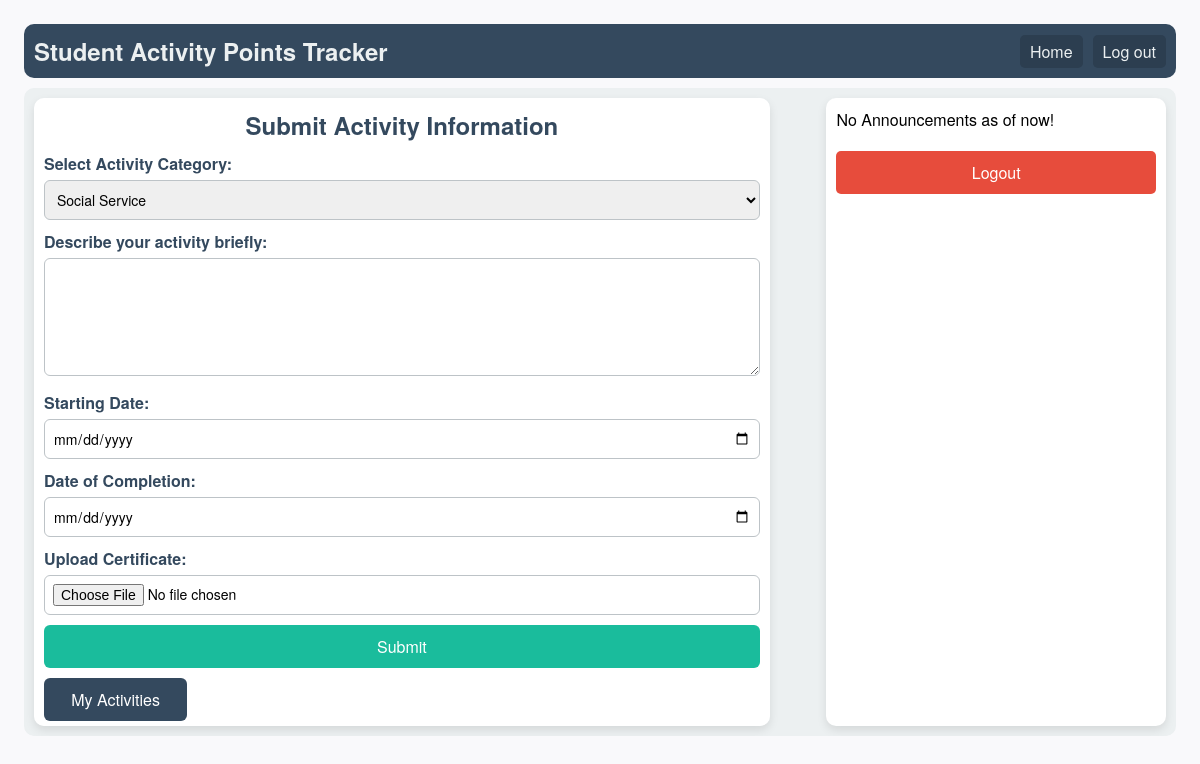
/dashboard/ (signed in), run on an earlier commit of the app's database.
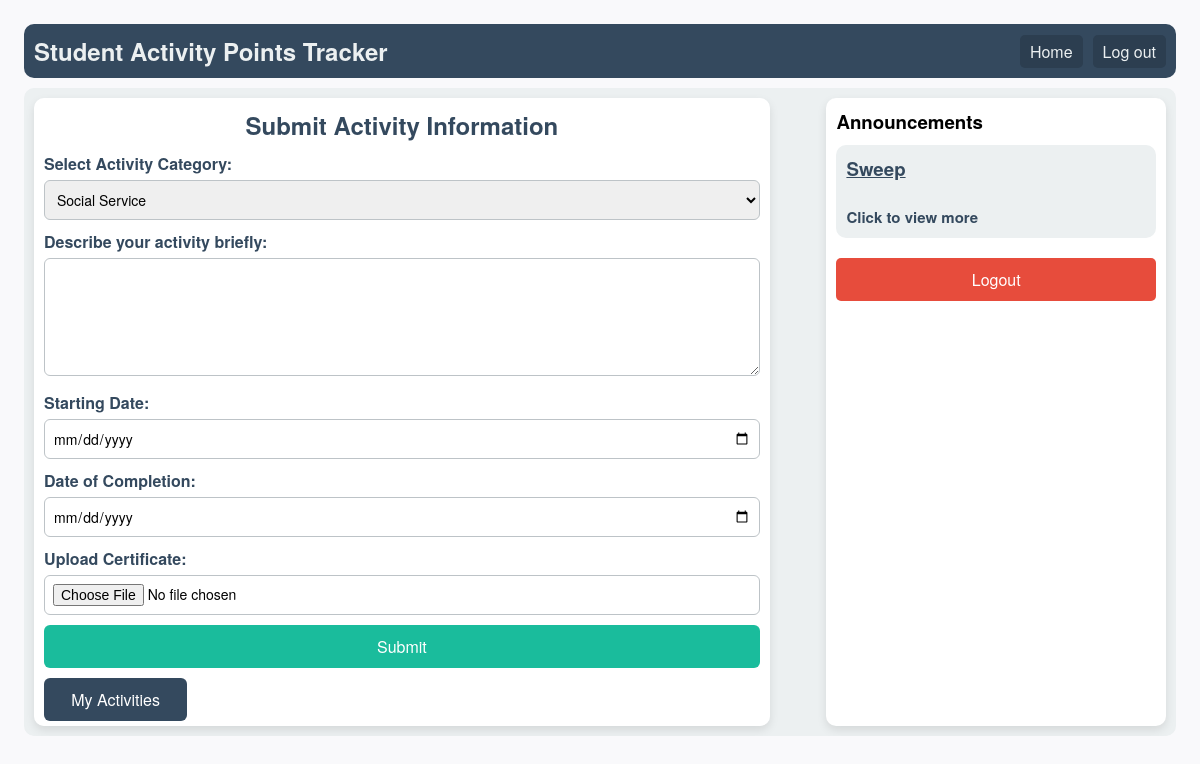
And on a later commit of the database.
### activityPointsApp/models.py (models this page shows, shortened)
class Announcement(models.Model):
    title = models.CharField(max_length=255)
    content = models.TextField()
    date_posted = models.DateTimeField(default=timezone.now)
    posted_by = models.ForeignKey(Teacher, on_delete=models.CASCADE)
    activity_link = models.URLField(blank=True, null=True)  # Link related to an activity

### activityPointsApp/views.py (the view, shortened to what this page needs)
# urls.py: path('dashboard/', dashboard, name='dashboard'),
def dashboard(request):
    if 'student_id' not in request.session:
        return redirect('login')
    student_id = request.session['student_id']
    student = Student.objects.get(id=student_id)
    categories = ActivityCategory.objects.all()
    activities = student.activities.all()
    announcements = Announcement.objects.all()
    return render(request, 'dashboard.html', {'categories': categories, 'activities': activities, 'announcements': announcements})

### activityPointsApp/templates/dashboard.html (shortened to what this page needs)
{% load static %}
<!DOCTYPE html>
<html lang="en">
<head>
    <link rel="stylesheet" href="{% static 'dashboard.css' %}">
</head>
<body>
    <div class="container">
        <div class="header">
            <div class="app-name">Student Activity Points Tracker</div>
            <div class="nav">
                <a class="nav-item" href="{% url 'home' %}">Home</a>
                <a class="nav-item" href="{% url 'logout' %}">Log out</a>
            </div>
        </div>
        <div class="content">
            <div class="main-content">
                <h2>Submit Activity Information</h2>
                <form method="post" enctype="multipart/form-data">
                    <div class="form-group">
                        <label for="category">Select Activity Category:</label>
                        <select id="category" name="category" required>
                            {% for category in categories %}
                                <option value="{{ category.id }}">{{ category.name }}</option>
                            {% endfor %}
                        </select>
                    </div>
                    <div class="form-group">
                        <label for="description">Describe your activity briefly:</label>
                        <textarea name="description" id="description" rows="5" required></textarea>
                    </div>
                    <div class="form-group">
                        <label for="start_date">Starting Date:</label>
                        <input type="date" id="start_date" name="start_date" required>
                    </div>
                    <div class="form-group">
                        <label for="end_date">Date of Completion:</label>
                        <input type="date" id="end_date" name="end_date" required>
                    </div>
                    <div class="form-group">
                        <label for="cert_file">Upload Certificate:</label>
                        <input type="file" id="cert_file" name="cert_file">
                    </div>
                    <button type="submit" class="btn">Submit</button>
                </form>
                <div class="my-activities-btn"><a href="{% url 'studentActivities' request.session.student_id %}">My Activities</a></div>
            </div>
            <div class="announcements">
                {% if announcements %}
                    <h3>Announcements</h3>
                    <div class="announcement-list">
                        {% for announcement in announcements %}
                            <div class="announcement">
                                <h3>{{ announcement.title }}</h3><br>
                                <a href="{% url 'activity_detail' announcement.id %}">Click to view more</a>
                            </div>
                        {% endfor %}
                    </div>
                {% else %}
                No Announcements as of now!
                {% endif %}
                <a href="{% url 'logout' %}" class="logout-btn">Logout</a>
            </div>
        </div>
    </div>
</body>
</html>

What changed in the data, as far as the page shows it:
added Announcement: title "Sweep"
Also different on the page:
text no longer shown: "No Announcements as of now!"
text now shown: "Announcements"
